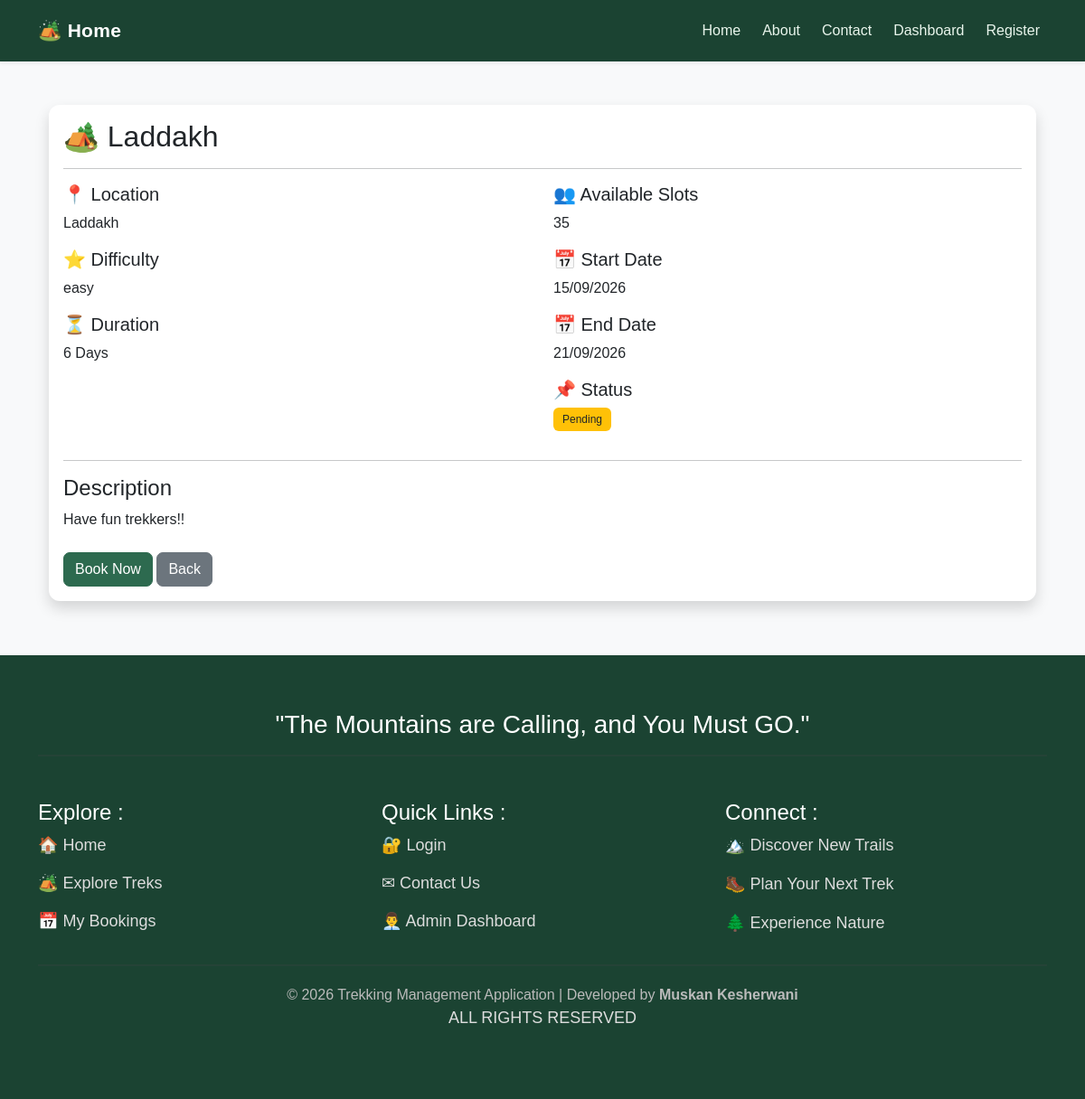
The page /user/trek/1 (signed in) on the database its author committed.
### tables this page shows
CREATE TABLE trek (
    id INTEGER PRIMARY KEY AUTOINCREMENT,
    name TEXT NOT NULL,
    location TEXT NOT NULL,
    difficulty TEXT NOT NULL,
    duration INTEGER NOT NULL,
    available_slots INTEGER NOT NULL,
    assigned_staff_id INTEGER,
    status TEXT DEFAULT 'Pending',
    start_date TEXT NOT NULL,
    end_date TEXT NOT NULL, description TEXT,

    FOREIGN KEY (assigned_staff_id)
    REFERENCES staff(id)
);

### app.py (the view)
@app.route("/user/trek/<int:trek_id>")
@user_required
def trek_details(trek_id):
    connection = sqlite3.connect("trekking.db")
    cursor = connection.cursor()
    cursor.execute("""
    SELECT
        id,
        name,
        location,
        difficulty,
        duration,
        available_slots,
        start_date,
        end_date,
        status,
        description
    FROM trek
    WHERE id = ?
""", (trek_id,))
    trek = cursor.fetchone()
    connection.close()
    if trek is None:
        flash("Trek not found.", "danger")
        return redirect("/user/trek")
    return render_template(
        "user_trek_details.html",
        trek=trek
    )

### app.py (called while the page is built)
def user_required(f):
    @wraps(f)
    def decorated_function(*args, **kwargs):
        if session.get("role") != "user":
            return redirect("/login")
        return f(*args, **kwargs)
    return decorated_function

### templates/user_trek_details.html (shortened to what this page needs)
<!DOCTYPE html>
<html lang="en">
<head>
</head>
<body>
    {% extends "base.html" %}
    {% block content %}
    <div class="container mt-5">
        <div class="card shadow">
            <div class="card-body">
                <h2 class="mb-3">
                    🏕️ {{ trek[1] }}
                </h2>
                <hr>
                <div class="row">
                    <div class="col-md-6">
                        <h5>📍 Location</h5>
                        <p>{{ trek[2] }}</p>
                        <h5>⭐ Difficulty</h5>
                        <p>{{ trek[3] }}</p>
                        <h5>⏳ Duration</h5>
                        <p>{{ trek[4] }} Days</p>
                    </div>
                    <div class="col-md-6">
                        <h5>👥 Available Slots</h5>
                        <p>{{ trek[5] }}</p>
                        <h5>📅 Start Date</h5>
                        <p>{{ trek[6] }}</p>
                        <h5>📅 End Date</h5>
                        <p>{{ trek[7] }}</p>
                        <h5>📌 Status</h5>
                        <p>
                            {% if trek[8] == "Open" %}
                            <span class="badge bg-success">Open</span>
                            {% elif trek[8] == "Closed" %}
                            <span class="badge bg-danger">Closed</span>
                            {% else %}
                            <span class="badge bg-warning text-dark">
                                {{ trek[8] }}
                            </span>
                            {% endif %}
                        </p>
                    </div>
                </div>
                <hr>
                <h4>Description</h4>
                <p>
                    {{ trek[9] }}
                </p>
                <div class="mt-4">
                    {% if trek[8] == "Closed" or trek[5] <= 0 %} <button class="btn btn-danger" disabled>
                        Fully Booked
                        </button>
                        {% else %}
                        <a href="/user/book/{{ trek[0] }}" class="btn btn-success">
                            Book Now
                        </a>
                        <a href="/user/trek" class="btn btn-secondary">
                            Back
                        </a>
                        {% endif %}
                </div>
            </div>
        </div>
    </div>
    {% endblock %}

### static/css/style.css (style rules this page uses)
body { background-color: #f8f9fa; color: #212529; font-family: Arial, sans-serif; min-height: 100vh; }
.card { background-color: #ffffff; border: none; border-radius: 12px; box-shadow: 0 2px 10px rgba(0, 0, 0, 0.05); }
.btn { border-radius: 7px; font-weight: 500; }
.btn-success { background-color: #2d6a4f; border-color: #2d6a4f; }
.badge { padding: 7px 10px; font-weight: 500; border-radius: 6px; }

### rows shown on the page
trek: name "Laddakh", location "Laddakh", difficulty "easy", duration "6", available_slots "35", start_date "15/09/2026", end_date "21/09/2026", status "Pending", description "Have fun trekkers!!"
